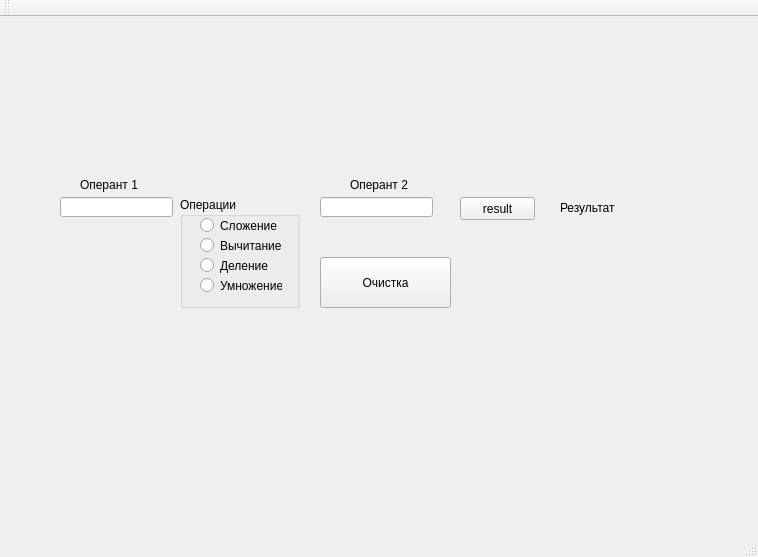
<?xml version="1.0" encoding="UTF-8"?>
<ui version="4.0">
 <class>MainWindow</class>
 <widget class="QMainWindow" name="MainWindow">
  <property name="geometry">
   <rect>
    <x>0</x>
    <y>0</y>
    <width>758</width>
    <height>557</height>
   </rect>
  </property>
  <property name="windowTitle">
   <string>MainWindow</string>
  </property>
  <widget class="QWidget" name="centralWidget">
   <widget class="QLineEdit" name="lineEdit_op_1">
    <property name="geometry">
     <rect>
      <x>60</x>
      <y>180</y>
      <width>113</width>
      <height>20</height>
     </rect>
    </property>
    <property name="text">
     <string/>
    </property>
   </widget>
   <widget class="QLineEdit" name="lineEdit_op_2">
    <property name="geometry">
     <rect>
      <x>320</x>
      <y>180</y>
      <width>113</width>
      <height>20</height>
     </rect>
    </property>
    <property name="text">
     <string/>
    </property>
   </widget>
   <widget class="QPushButton" name="pushButton_result">
    <property name="geometry">
     <rect>
      <x>460</x>
      <y>180</y>
      <width>75</width>
      <height>23</height>
     </rect>
    </property>
    <property name="text">
     <string>result</string>
    </property>
   </widget>
   <widget class="QLabel" name="label_op_1">
    <property name="geometry">
     <rect>
      <x>80</x>
      <y>160</y>
      <width>61</width>
      <height>16</height>
     </rect>
    </property>
    <property name="text">
     <string>Оперант 1</string>
    </property>
   </widget>
   <widget class="QLabel" name="label_op_2">
    <property name="geometry">
     <rect>
      <x>350</x>
      <y>160</y>
      <width>61</width>
      <height>16</height>
     </rect>
    </property>
    <property name="text">
     <string>Оперант 2</string>
    </property>
   </widget>
   <widget class="QGroupBox" name="groupBox">
    <property name="geometry">
     <rect>
      <x>180</x>
      <y>180</y>
      <width>120</width>
      <height>111</height>
     </rect>
    </property>
    <property name="title">
     <string>Операции</string>
    </property>
    <widget class="QRadioButton" name="radioButton_1_Sl">
     <property name="geometry">
      <rect>
       <x>20</x>
       <y>20</y>
       <width>82</width>
       <height>17</height>
      </rect>
     </property>
     <property name="text">
      <string>Сложение</string>
     </property>
    </widget>
    <widget class="QRadioButton" name="radioButton_2_Bh">
     <property name="geometry">
      <rect>
       <x>20</x>
       <y>40</y>
       <width>82</width>
       <height>17</height>
      </rect>
     </property>
     <property name="text">
      <string>Вычитание</string>
     </property>
    </widget>
    <widget class="QRadioButton" name="radioButton_3_Dl">
     <property name="geometry">
      <rect>
       <x>20</x>
       <y>60</y>
       <width>82</width>
       <height>17</height>
      </rect>
     </property>
     <property name="text">
      <string>Деление</string>
     </property>
    </widget>
    <widget class="QRadioButton" name="radioButton_4_Ym">
     <property name="geometry">
      <rect>
       <x>20</x>
       <y>80</y>
       <width>82</width>
       <height>17</height>
      </rect>
     </property>
     <property name="text">
      <string>Умножение</string>
     </property>
    </widget>
   </widget>
   <widget class="QLabel" name="label_res">
    <property name="geometry">
     <rect>
      <x>560</x>
      <y>180</y>
      <width>181</width>
      <height>21</height>
     </rect>
    </property>
    <property name="text">
     <string>Результат</string>
    </property>
   </widget>
   <widget class="QLabel" name="label_error">
    <property name="geometry">
     <rect>
      <x>460</x>
      <y>150</y>
      <width>71</width>
      <height>16</height>
     </rect>
    </property>
    <property name="text">
     <string/>
    </property>
   </widget>
   <widget class="QPushButton" name="pushButton_ohistka">
    <property name="geometry">
     <rect>
      <x>320</x>
      <y>240</y>
      <width>131</width>
      <height>51</height>
     </rect>
    </property>
    <property name="text">
     <string>Очистка</string>
    </property>
   </widget>
  </widget>
  <widget class="QMenuBar" name="menuBar">
   <property name="geometry">
    <rect>
     <x>0</x>
     <y>0</y>
     <width>758</width>
     <height>21</height>
    </rect>
   </property>
  </widget>
  <widget class="QToolBar" name="mainToolBar">
   <attribute name="toolBarArea">
    <enum>TopToolBarArea</enum>
   </attribute>
   <attribute name="toolBarBreak">
    <bool>false</bool>
   </attribute>
  </widget>
  <widget class="QStatusBar" name="statusBar"/>
 </widget>
 <layoutdefault spacing="6" margin="11"/>
 <resources/>
 <connections/>
</ui>
